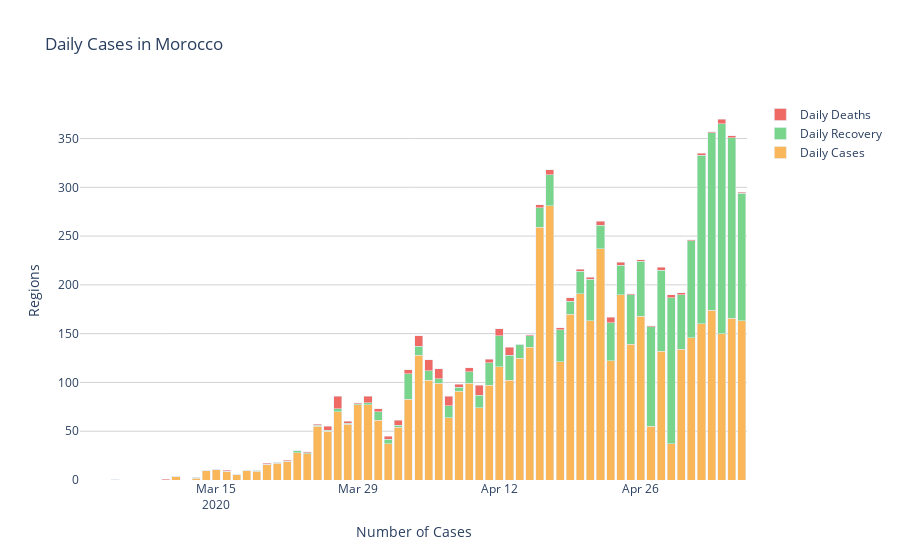

Notebook source saved alongside this figure:
### Code cell
fig = go.Figure(data=[
    go.Bar(name='Daily Cases', x=states['Dates / التواريخ'], 
           y=daily_cases.array, 
           marker_color='rgb(249, 183, 89)'),
    go.Bar(name='Daily Recovery', x=states['Dates / التواريخ'], 
           y=daily_recovery.array,
           marker_color='rgb(121, 213, 139)'),
    go.Bar(name='Daily Deaths', x=states['Dates / التواريخ'], 
           y=daily_death.array,
           marker_color='rgb(239, 106, 100)')
   
])

fig.update_layout(
    title='Daily Cases in Morocco', 
    xaxis=dict(
        showgrid=False,
        title='Number of Cases'
    ),
    yaxis=dict(
        gridcolor='LightGrey',
        title='Regions'
    ),
    hoverlabel=dict(
        bgcolor="white",  
    ),
    plot_bgcolor='white',
    barmode='stack'
)
fig.show()
